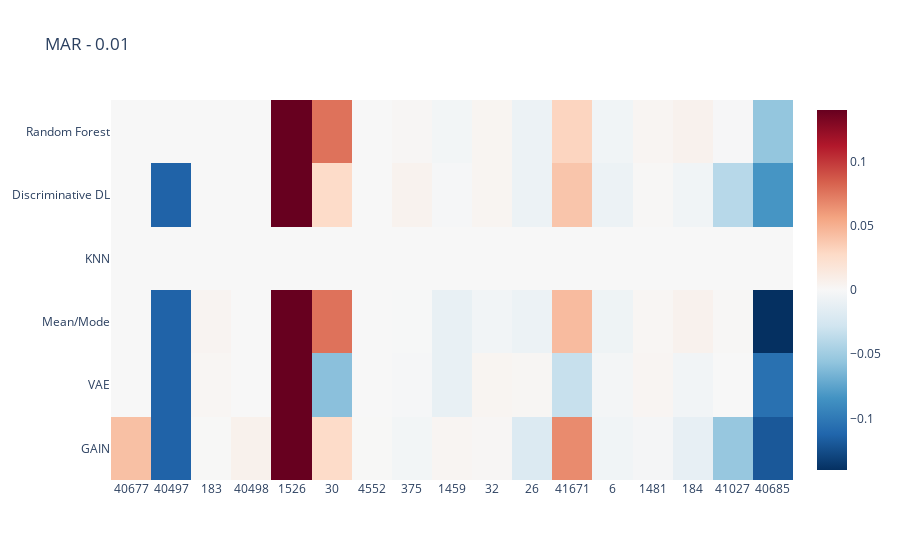
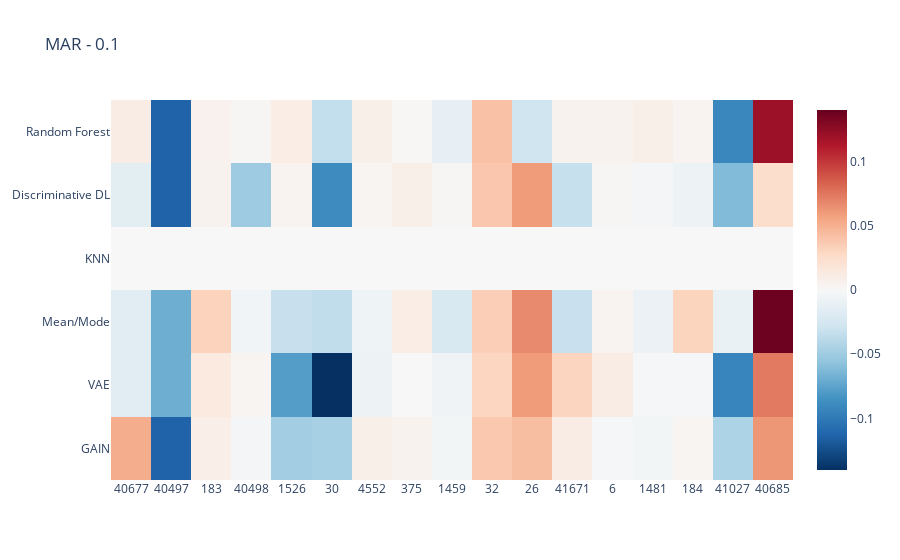
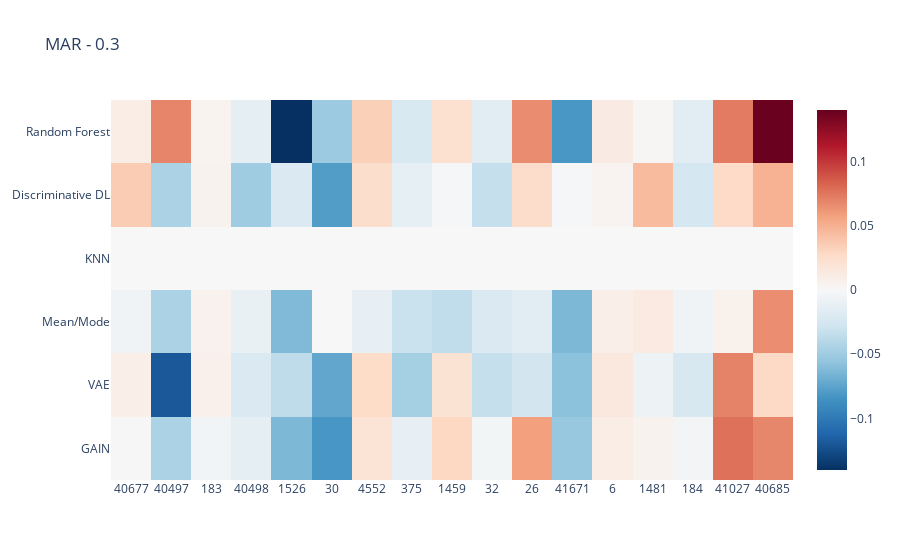
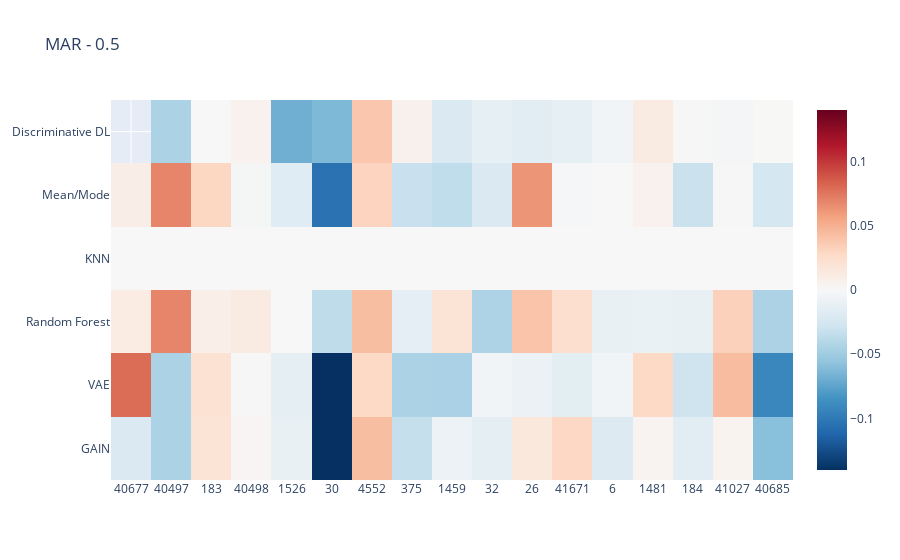

The notebook cell saved with these charts, in order:
### Code cell
# Heatmap for F1 score differences for each data constellation for each method relative to average best imputation method

heatmap_data_difference = heatmap_data_difference.astype({"Task":"string"})
data_constellations = ['MAR - 0.01', 'MAR - 0.1', 'MAR - 0.3', 'MAR - 0.5', 'MCAR - 0.01', 'MCAR - 0.1', 'MCAR - 0.3', 'MCAR - 0.5', 'MNAR - 0.01', 'MNAR - 0.1', 'MNAR - 0.3', 'MNAR - 0.5']

for i in data_constellations:
    data_constel = heatmap_data_difference.loc[df_heat['Data_Constellation'] == i]

    ### uncomment whatever you want to investigate

    ## sort by amount datapoints (ascending)
    data_constel = data_constel.sort_values(by=['NumberOfInstances'])

    ## sort by amount of features (ascending)
    #data_constel = data_constel.sort_values(by=['NumberOfFeatures'])

    ## sort by amount of datapoints and features (ascending)
    #data_constel = data_constel.sort_values(by=['NumberOfInstances', 'NumberOfFeatures'])

    ## sort by amount of categorical features and datapoints (ascending)
    #data_constel = data_constel.sort_values(by=['NumberOfCategoricalFeatures', 'NumberOfInstances'])

    ## sort by amount of numerical features and datapoints (ascending)
    #data_constel = data_constel.sort_values(by=['NumberOfNumericFeatures', 'NumberOfInstances'])
    
    Dataset_number = data_constel["Task"]
    Imputation_Method = data_constel["Imputation_Method"]
    Improvement = data_constel["Performance Difference to Average Best"]
    

    trace = go.Heatmap(
                   z=Improvement,
                   x=Dataset_number,
                   y=Imputation_Method,
                   type = 'heatmap',
                    autocolorscale= False,
                    colorscale = 'RdBu_r',
                    zmid=0,
                    zmin=(-0.14),
                    zmax=0.14,
                    )
    data = [trace]
    fig = go.Figure(data=data)
    fig.update_layout(
        title=i,
        xaxis_nticks=36)
    fig.show()
    fig.write_image("multi_subset_heatmap_f1_score_improvement_to_avbest%s.pdf" %i)

### Figure 1 — Plotly figure (JSON) as saved in the notebook; plotly's stock layout.template omitted (floating-point values rounded to 4 significant figures)
{"data": [{"autocolorscale": false, "colorscale": [[0, "rgb(5,48,97)"], [0.1, "rgb(33,102,172)"], [0.2, "rgb(67,147,195)"], [0.3, "rgb(146,197,222)"], [0.4, "rgb(209,229,240)"], [0.5, "rgb(247,247,247)"], [0.6, "rgb(253,219,199)"], [0.7, "rgb(244,165,130)"], [0.8, "rgb(214,96,77)"], [0.9, "rgb(178,24,43)"], [1, "rgb(103,0,31)"]], "type": "heatmap", "x": ["40677", "40677", "40677", "40677", "40677", "40677", "40497", "40497", "40497", "40497", "40497", "40497", "183", "183", "183", "183", "183", "183", "40498", "40498", "40498", "40498", "40498", "40498", "1526", "1526", "1526", "1526", "1526", "1526", "30", "30", "30", "30", "30", "30", "4552", "4552", "4552", "4552", "4552", "4552", "375", "375", "375", "375", "375", "375", "1459", "1459", "1459", "1459", "1459", "1459", "32", "32", "32", "32", "32", "32", "26", "26", "26", "26", "26", "26", "41671", "41671", "41671", "41671", "6", "41671", "6", "41671", "6", "6", "6", "6", "1481", "1481", "184", "1481", "184", "184", "1481", "1481", "184", "1481", "184", "184", "41027", "41027", "41027", "41027", "41027", "41027", "40685", "40685", "40685", "40685", "40685", "40685"], "y": ["GAIN", "VAE", "Mean/Mode", "KNN", "Discriminative DL", "Random Forest", "GAIN", "VAE", "Discriminative DL", "Random Forest", "KNN", "Mean/Mode", "KNN", "Discriminative DL", "GAIN", "VAE", "Mean/Mode", "Random Forest", "Mean/Mode", "VAE", "GAIN", "Random Forest", "KNN", "Discriminative DL", "Random Forest", "GAIN", "KNN", "VAE", "Mean/Mode", "Discriminative DL", "Random Forest", "KNN", "Mean/Mode", "GAIN", "Discriminative DL", "VAE", "KNN", "Mean/Mode", "VAE", "GAIN", "Discriminative DL", "Random Forest", "Mean/Mode", "Discriminative DL", "GAIN", "VAE", "KNN", "Random Forest", "KNN", "Mean/Mode", "VAE", "GAIN", "Random Forest", "Discriminative DL", "GAIN", "Discriminative DL", "Random Forest", "KNN", "Mean/Mode", "VAE", "Random Forest", "KNN", "Mean/Mode", "VAE", "GAIN", "Discriminative DL", "KNN", "Mean/Mode", "VAE", "Random Forest", "Random Forest", "Discriminative DL", "KNN", "GAIN", "Mean/Mode", "VAE", "GAIN", "Discriminative DL", "GAIN", "Discriminative DL", "Random Forest", "Mean/Mode", "Mean/Mode", "VAE", "VAE", "KNN", "GAIN", "Random Forest", "Discriminative DL", "KNN", "Discriminative DL", "GAIN", "VAE", "KNN", "Random Forest", "Mean/Mode", "Discriminative DL", "GAIN", "VAE", "KNN", "Random Forest", "Mean/Mode"], "z": [0.04222, 0, 0, 0, 0, 0, -0.1134, -0.1134, -0.1134, 0, 0, -0.1134, 0, 0, 0.000316, 0.002386, 0.003537, 0, 0, 0, 0.006198, 0, 0, 0, 0.2106, 0.2134, 0, 0.2499, 0.216, 0.1627, 0.07667, 0, 0.07667, 0.02673, 0.02673, -0.05856, 0, 0, 0, 0.0002928, 0, 0, -0.0004357, 0.005109, -0.003492, -0.001363, 0, 0.001703, 0, -0.01137, -0.01104, 0.002718, -0.003474, -0.001186, 0.001923, 0.003293, 0.003293, 0, -0.004219, 0.003293, -0.008448, 0, -0.008384, 0.00217, -0.01996, -0.008384, 0, 0.04435, -0.03234, 0.03091, -0.00521, 0.03954, 0, 0.06662, -0.006317, -0.003233, -0.005069, -0.007762, -0.002539, 0.001237, 0.005959, 0.002396, 0.00555, -0.004662, 0.002787, 0, -0.01209, 0.002663, -0.00528, 0, -0.03939, -0.05388, 0.0002465, 0, -0.001066, 0.0009855, -0.08279, -0.119, -0.1054, 0, -0.05526, -0.1657], "zmax": 0.14, "zmid": 0, "zmin": -0.14}], "layout": {"title": {"text": "MAR - 0.01"}, "xaxis": {"nticks": 36}}}

### Figure 2 — Plotly figure (JSON) as saved in the notebook; plotly's stock layout.template omitted (floating-point values rounded to 4 significant figures)
{"data": [{"autocolorscale": false, "colorscale": [[0, "rgb(5,48,97)"], [0.1, "rgb(33,102,172)"], [0.2, "rgb(67,147,195)"], [0.3, "rgb(146,197,222)"], [0.4, "rgb(209,229,240)"], [0.5, "rgb(247,247,247)"], [0.6, "rgb(253,219,199)"], [0.7, "rgb(244,165,130)"], [0.8, "rgb(214,96,77)"], [0.9, "rgb(178,24,43)"], [1, "rgb(103,0,31)"]], "type": "heatmap", "x": ["40677", "40677", "40677", "40677", "40677", "40677", "40497", "40497", "40497", "40497", "40497", "40497", "183", "183", "183", "183", "183", "183", "40498", "40498", "40498", "40498", "40498", "40498", "1526", "1526", "1526", "1526", "1526", "1526", "30", "30", "30", "30", "30", "30", "4552", "4552", "4552", "4552", "4552", "4552", "375", "375", "375", "375", "375", "375", "1459", "1459", "1459", "1459", "1459", "1459", "32", "32", "32", "32", "32", "32", "26", "26", "26", "26", "26", "26", "41671", "41671", "41671", "41671", "6", "41671", "6", "41671", "6", "6", "6", "6", "1481", "1481", "184", "1481", "184", "184", "1481", "1481", "184", "1481", "184", "184", "41027", "41027", "41027", "41027", "41027", "41027", "40685", "40685", "40685", "40685", "40685", "40685"], "y": ["GAIN", "VAE", "Mean/Mode", "KNN", "Discriminative DL", "Random Forest", "GAIN", "VAE", "Discriminative DL", "Random Forest", "KNN", "Mean/Mode", "KNN", "Discriminative DL", "GAIN", "VAE", "Mean/Mode", "Random Forest", "Mean/Mode", "VAE", "GAIN", "Random Forest", "KNN", "Discriminative DL", "Random Forest", "GAIN", "KNN", "VAE", "Mean/Mode", "Discriminative DL", "Random Forest", "KNN", "Mean/Mode", "GAIN", "Discriminative DL", "VAE", "KNN", "Mean/Mode", "VAE", "GAIN", "Discriminative DL", "Random Forest", "Mean/Mode", "Discriminative DL", "GAIN", "VAE", "KNN", "Random Forest", "KNN", "Mean/Mode", "VAE", "GAIN", "Random Forest", "Discriminative DL", "GAIN", "Discriminative DL", "Random Forest", "KNN", "Mean/Mode", "VAE", "Random Forest", "KNN", "Mean/Mode", "VAE", "GAIN", "Discriminative DL", "KNN", "Mean/Mode", "VAE", "Random Forest", "Random Forest", "Discriminative DL", "KNN", "GAIN", "Mean/Mode", "VAE", "GAIN", "Discriminative DL", "GAIN", "Discriminative DL", "Random Forest", "Mean/Mode", "Mean/Mode", "VAE", "VAE", "KNN", "GAIN", "Random Forest", "Discriminative DL", "KNN", "Discriminative DL", "GAIN", "VAE", "KNN", "Random Forest", "Mean/Mode", "Discriminative DL", "GAIN", "VAE", "KNN", "Random Forest", "Mean/Mode"], "z": [0.05151, -0.01602, -0.01544, 0, -0.01471, 0.01074, -0.1134, -0.069, -0.1134, -0.1134, 0, -0.069, 0, 0.004543, 0.008508, 0.0135, 0.03233, 0.005736, -0.005129, 0.003222, -0.002952, 0.002034, 0, -0.0507, 0.009995, -0.04879, 0, -0.07834, -0.03219, 0.004367, -0.03435, 0, -0.0353, -0.04668, -0.08869, -0.1847, 0, -0.006981, -0.00713, 0.007987, 0.003425, 0.008076, 0.01015, 0.008111, 0.005366, 6.336e-05, 0, 0.001418, 0, -0.02199, -0.005877, -0.00363, -0.01198, 0.001681, 0.03768, 0.03817, 0.04128, 0, 0.03466, 0.03065, -0.02773, 0, 0.06683, 0.05955, 0.04323, 0.05949, 0, -0.03157, 0.03094, 0.004965, 0.004739, -0.03223, 0, 0.01101, 0.003908, 0.01087, -0.001584, 0.001793, -0.003802, -0.003301, 0.003919, -0.008921, 0.03121, -0.001285, -0.001697, 0, 0.003104, 0.008062, -0.007386, 0, -0.0615, -0.04396, -0.09306, 0, -0.09118, -0.009286, 0.02514, 0.06169, 0.07364, 0, 0.1202, 0.1379], "zmax": 0.14, "zmid": 0, "zmin": -0.14}], "layout": {"title": {"text": "MAR - 0.1"}, "xaxis": {"nticks": 36}}}

### Figure 3 — Plotly figure (JSON) as saved in the notebook; plotly's stock layout.template omitted (floating-point values rounded to 4 significant figures)
{"data": [{"autocolorscale": false, "colorscale": [[0, "rgb(5,48,97)"], [0.1, "rgb(33,102,172)"], [0.2, "rgb(67,147,195)"], [0.3, "rgb(146,197,222)"], [0.4, "rgb(209,229,240)"], [0.5, "rgb(247,247,247)"], [0.6, "rgb(253,219,199)"], [0.7, "rgb(244,165,130)"], [0.8, "rgb(214,96,77)"], [0.9, "rgb(178,24,43)"], [1, "rgb(103,0,31)"]], "type": "heatmap", "x": ["40677", "40677", "40677", "40677", "40677", "40677", "40497", "40497", "40497", "40497", "40497", "40497", "183", "183", "183", "183", "183", "183", "40498", "40498", "40498", "40498", "40498", "40498", "1526", "1526", "1526", "1526", "1526", "1526", "30", "30", "30", "30", "30", "30", "4552", "4552", "4552", "4552", "4552", "4552", "375", "375", "375", "375", "375", "375", "1459", "1459", "1459", "1459", "1459", "1459", "32", "32", "32", "32", "32", "32", "26", "26", "26", "26", "26", "26", "41671", "41671", "41671", "41671", "6", "41671", "6", "41671", "6", "6", "6", "6", "1481", "1481", "184", "1481", "184", "184", "1481", "1481", "184", "1481", "184", "184", "41027", "41027", "41027", "41027", "41027", "41027", "40685", "40685", "40685", "40685", "40685", "40685"], "y": ["GAIN", "VAE", "Mean/Mode", "KNN", "Discriminative DL", "Random Forest", "GAIN", "VAE", "Discriminative DL", "Random Forest", "KNN", "Mean/Mode", "KNN", "Discriminative DL", "GAIN", "VAE", "Mean/Mode", "Random Forest", "Mean/Mode", "VAE", "GAIN", "Random Forest", "KNN", "Discriminative DL", "Random Forest", "GAIN", "KNN", "VAE", "Mean/Mode", "Discriminative DL", "Random Forest", "KNN", "Mean/Mode", "GAIN", "Discriminative DL", "VAE", "KNN", "Mean/Mode", "VAE", "GAIN", "Discriminative DL", "Random Forest", "Mean/Mode", "Discriminative DL", "GAIN", "VAE", "KNN", "Random Forest", "KNN", "Mean/Mode", "VAE", "GAIN", "Random Forest", "Discriminative DL", "GAIN", "Discriminative DL", "Random Forest", "KNN", "Mean/Mode", "VAE", "Random Forest", "KNN", "Mean/Mode", "VAE", "GAIN", "Discriminative DL", "KNN", "Mean/Mode", "VAE", "Random Forest", "Random Forest", "Discriminative DL", "KNN", "GAIN", "Mean/Mode", "VAE", "GAIN", "Discriminative DL", "GAIN", "Discriminative DL", "Random Forest", "Mean/Mode", "Mean/Mode", "VAE", "VAE", "KNN", "GAIN", "Random Forest", "Discriminative DL", "KNN", "Discriminative DL", "GAIN", "VAE", "KNN", "Random Forest", "Mean/Mode", "Discriminative DL", "GAIN", "VAE", "KNN", "Random Forest", "Mean/Mode"], "z": [0.0005237, 0.008902, -0.005859, 0, 0.03596, 0.01006, -0.04441, -0.1192, -0.04441, 0.069, 0, -0.04441, 0, 0.005478, -0.005317, 0.007288, 0.005866, 0.004486, -0.01117, -0.02031, -0.01406, -0.01402, 0, -0.04963, -0.2847, -0.063, 0, -0.0358, -0.06232, -0.02115, -0.05194, 0, 6.372e-05, -0.08227, -0.07866, -0.07311, 0, -0.01175, 0.02734, 0.01959, 0.02525, 0.03353, -0.03109, -0.01242, -0.01171, -0.04763, 0, -0.02197, 0, -0.03524, 0.02025, 0.02904, 0.02214, -0.001244, -0.003405, -0.03354, -0.01558, 0, -0.0203, -0.03353, 0.06613, 0, -0.01535, -0.02635, 0.05802, 0.02565, 0, -0.06335, -0.05763, -0.08198, 0.01153, -0.001236, 0, -0.05323, 0.009, 0.01475, 0.009685, 0.004018, 0.00548, 0.04446, -0.01519, 0.01271, -0.006209, -0.02298, -0.007707, 0, -0.003995, 0.002237, -0.02535, 0, 0.02756, 0.07717, 0.06969, 0, 0.07295, 0.006318, 0.04916, 0.06865, 0.02837, 0, 0.1388, 0.06563], "zmax": 0.14, "zmid": 0, "zmin": -0.14}], "layout": {"title": {"text": "MAR - 0.3"}, "xaxis": {"nticks": 36}}}

### Figure 4 — Plotly figure (JSON) as saved in the notebook; plotly's stock layout.template omitted (floating-point values rounded to 4 significant figures)
{"data": [{"autocolorscale": false, "colorscale": [[0, "rgb(5,48,97)"], [0.1, "rgb(33,102,172)"], [0.2, "rgb(67,147,195)"], [0.3, "rgb(146,197,222)"], [0.4, "rgb(209,229,240)"], [0.5, "rgb(247,247,247)"], [0.6, "rgb(253,219,199)"], [0.7, "rgb(244,165,130)"], [0.8, "rgb(214,96,77)"], [0.9, "rgb(178,24,43)"], [1, "rgb(103,0,31)"]], "type": "heatmap", "x": ["40677", "40677", "40677", "40677", "40677", "40497", "40497", "40497", "40497", "40497", "40497", "183", "183", "183", "183", "183", "183", "40498", "40498", "40498", "40498", "40498", "40498", "1526", "1526", "1526", "1526", "1526", "1526", "30", "30", "30", "30", "30", "30", "4552", "4552", "4552", "4552", "4552", "4552", "375", "375", "375", "375", "375", "375", "1459", "1459", "1459", "1459", "1459", "1459", "32", "32", "32", "32", "32", "32", "26", "26", "26", "26", "26", "26", "41671", "41671", "41671", "41671", "6", "41671", "6", "41671", "6", "6", "6", "6", "1481", "1481", "184", "1481", "184", "184", "1481", "1481", "184", "1481", "184", "184", "41027", "41027", "41027", "41027", "41027", "41027", "40685", "40685", "40685", "40685", "40685", "40685"], "y": ["GAIN", "VAE", "Random Forest", "KNN", "Mean/Mode", "VAE", "KNN", "Random Forest", "GAIN", "Discriminative DL", "Mean/Mode", "Mean/Mode", "VAE", "GAIN", "Discriminative DL", "Random Forest", "KNN", "VAE", "Mean/Mode", "KNN", "Random Forest", "GAIN", "Discriminative DL", "Random Forest", "VAE", "KNN", "Mean/Mode", "GAIN", "Discriminative DL", "GAIN", "VAE", "KNN", "Random Forest", "Discriminative DL", "Mean/Mode", "Mean/Mode", "KNN", "Random Forest", "VAE", "GAIN", "Discriminative DL", "KNN", "GAIN", "VAE", "Mean/Mode", "Random Forest", "Discriminative DL", "Random Forest", "KNN", "Mean/Mode", "VAE", "Discriminative DL", "GAIN", "Discriminative DL", "GAIN", "Random Forest", "KNN", "Mean/Mode", "VAE", "Random Forest", "KNN", "Mean/Mode", "VAE", "GAIN", "Discriminative DL", "Random Forest", "Mean/Mode", "VAE", "KNN", "Random Forest", "Discriminative DL", "KNN", "GAIN", "Mean/Mode", "VAE", "GAIN", "Discriminative DL", "GAIN", "Discriminative DL", "Random Forest", "Mean/Mode", "Mean/Mode", "VAE", "VAE", "KNN", "GAIN", "Random Forest", "Discriminative DL", "KNN", "Discriminative DL", "GAIN", "VAE", "KNN", "Random Forest", "Mean/Mode", "Discriminative DL", "GAIN", "VAE", "KNN", "Random Forest", "Mean/Mode"], "z": [-0.02087, 0.07906, 0.01169, 0, 0.009268, -0.04441, 0, 0.069, -0.04441, -0.04441, 0.069, 0.02988, 0.02121, 0.02005, -0.0001336, 0.008505, 0, 0.0006888, -0.00219, 0, 0.01197, 0.002553, 0.00589, 0, -0.0142, 0, -0.01716, -0.01019, -0.06813, -0.1738, -0.1908, 0, -0.03593, -0.06261, -0.1045, 0.03144, 0, 0.04298, 0.02861, 0.04306, 0.03864, 0, -0.03289, -0.04463, -0.03159, -0.01386, 0.006623, 0.0197, 0, -0.03542, -0.04544, -0.02084, -0.008258, -0.01256, -0.01419, -0.04335, 0, -0.02129, -0.005196, 0.04003, 0, 0.06207, -0.008652, 0.01545, -0.01547, 0.02355, -0.001933, -0.01455, 0, -0.01065, -0.01216, 0, 0.02893, -0.0002998, -0.004469, -0.01945, -0.005124, 0.003743, 0.01201, -0.01099, 0.006079, -0.03077, -0.02886, 0.02836, 0, -0.01518, -0.01004, -0.0009993, 0, -0.003053, 0.00445, 0.04376, 0, 0.03304, -0.001088, 0.0004002, -0.05904, -0.09134, 0, -0.04422, -0.0254], "zmax": 0.14, "zmid": 0, "zmin": -0.14}], "layout": {"title": {"text": "MAR - 0.5"}, "xaxis": {"nticks": 36}}}
